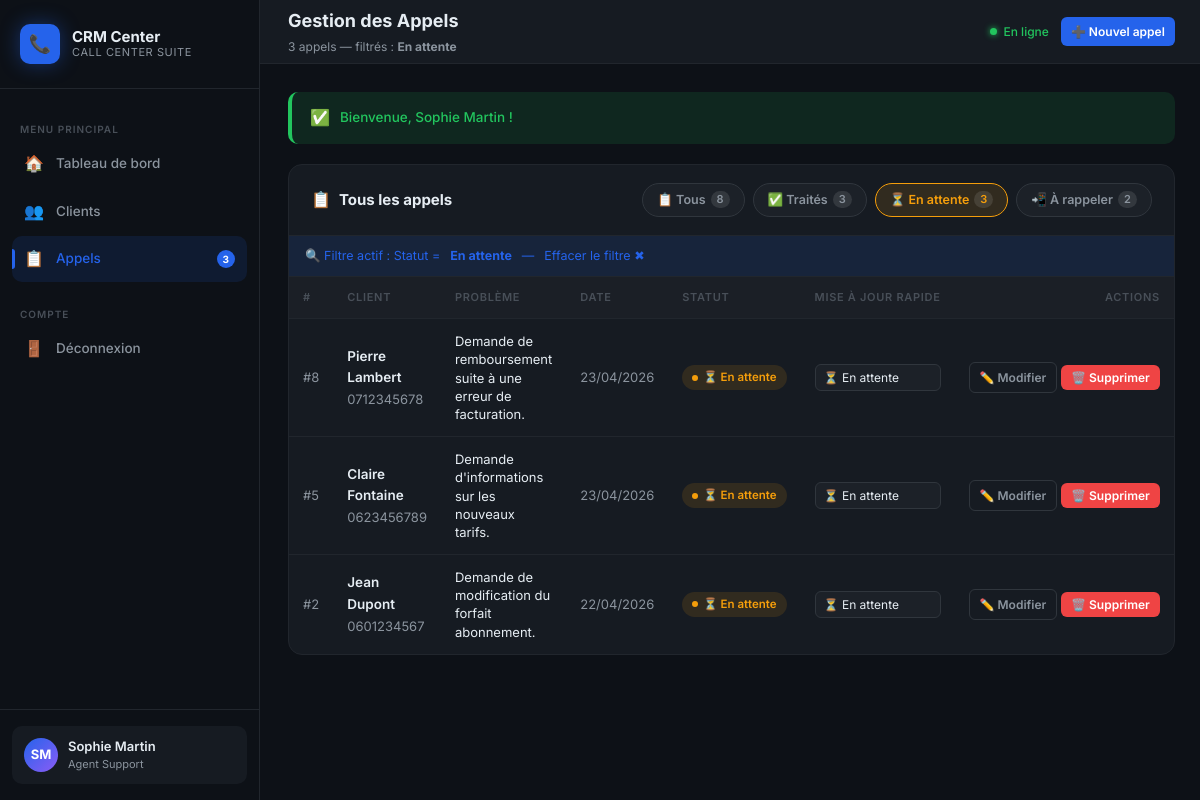
/calls.php?status=En+attente (signed in), run on the app's committed database.
### tables this page shows
CREATE TABLE calls (
    id          INT UNSIGNED    AUTO_INCREMENT PRIMARY KEY,
    client_id   INT UNSIGNED    NOT NULL,
    problem     TEXT            NOT NULL,
    call_date   DATE            NOT NULL,
    status      ENUM('Traité','En attente','À rappeler') NOT NULL DEFAULT 'En attente',
    created_at  DATETIME        NOT NULL DEFAULT CURRENT_TIMESTAMP,
    updated_at  DATETIME        NOT NULL DEFAULT CURRENT_TIMESTAMP ON UPDATE CURRENT_TIMESTAMP,
    CONSTRAINT fk_calls_client
        FOREIGN KEY (client_id) REFERENCES clients(id)
        ON DELETE CASCADE
        ON UPDATE CASCADE
);

CREATE TABLE clients (
    id         INT UNSIGNED    AUTO_INCREMENT PRIMARY KEY,
    name       VARCHAR(100)    NOT NULL,
    phone      VARCHAR(30)     NOT NULL,
    email      VARCHAR(150)    DEFAULT NULL,
    notes      TEXT            DEFAULT NULL,
    created_at DATETIME        NOT NULL DEFAULT CURRENT_TIMESTAMP,
    updated_at DATETIME        NOT NULL DEFAULT CURRENT_TIMESTAMP ON UPDATE CURRENT_TIMESTAMP
);

### config.php (called while the page is built, shortened)
<?php
function get_flash(): ?array
{
    if (!empty($_SESSION['flash'])) {
        $flash = $_SESSION['flash'];
        return $flash;
    }
    return null;
}

### calls.php (the view, shortened to what this page needs)
<?php
require_once 'config.php';
$action     = trim($_GET['action'] ?? '');
$statuses = ['Traité', 'En attente', 'À rappeler'];
$filterStatus   = trim($_GET['status']    ?? '');
$filterClientId = (int) ($_GET['client_id'] ?? 0);
$conditions = ['1=1'];
$params     = [];
if ($filterStatus !== '' && in_array($filterStatus, $statuses, true)) {
    $conditions[] = 'c.status = :fstatus';
    $params[':fstatus'] = $filterStatus;
}
$whereClause = implode(' AND ', $conditions);
$stmt = $pdo->prepare("
    SELECT c.*, cl.name AS client_name, cl.phone AS client_phone
    FROM calls c
    JOIN clients cl ON cl.id = c.client_id
    WHERE {$whereClause}
    ORDER BY c.call_date DESC, c.id DESC
");
$stmt->execute($params);
$calls = $stmt->fetchAll();
$statusCounts = [];
$scStmt = $pdo->query("SELECT status, COUNT(*) AS cnt FROM calls GROUP BY status");
foreach ($scStmt->fetchAll() as $row) {
    $statusCounts[$row['status']] = (int) $row['cnt'];
}
$totalCallsCount = array_sum($statusCounts);
$flash = get_flash();
function callStatusBadge(string $status): string {
    return match($status) {
        'Traité'     => 'badge-success',
        'En attente' => 'badge-warning',
        'À rappeler' => 'badge-danger',
        default      => 'badge-info',
    };
}
function callStatusEmoji(string $status): string {
    return match($status) {
        'Traité'     => '✅',
        'En attente' => '⏳',
        'À rappeler' => '📲',
        default      => '❓',
    };
}
?>
<!DOCTYPE html>
<html lang="fr">
<head>
    <link rel="stylesheet" href="css/style.css">
</head>
<body>
<div class="app-wrapper">
    <?php include 'includes/sidebar.php'; ?>
    <div class="main-content">
        <header class="top-header">
            <div>
                <div class="header-title">Gestion des Appels</div>
                <div class="header-meta">
                    <?= count($calls) ?> appel<?= count($calls) !== 1 ? 's' : '' ?>
                    <?php if ($filterStatus !== ''): ?>
                        — filtrés : <strong><?= htmlspecialchars($filterStatus) ?></strong>
                    <?php elseif ($filterClientId > 0): ?>
                        — filtrés par client
                    <?php else: ?>
                        au total
                    <?php endif; ?>
                </div>
            </div>
            <div class="header-actions">
                <span class="status-badge-online">En ligne</span>
                <?php if ($action !== 'add'): ?>
                    <a href="calls.php?action=add" class="btn btn-primary btn-sm" id="btn-add-call">
                        ➕ Nouvel appel
                    </a>
                <?php else: ?>
                    <a href="calls.php" class="btn btn-ghost btn-sm">✖ Annuler</a>
                <?php endif; ?>
            </div>
        </header>
        <div class="page-body">
            <?php if ($flash): ?>
                <div class="flash flash-<?= htmlspecialchars($flash['type']) ?>">
                    <span class="flash-icon"><?= $flash['type'] === 'success' ? '✅' : '❌' ?></span>
                    <?= htmlspecialchars($flash['message']) ?>
                </div>
            <?php endif; ?>
            <div class="panel">
                <div class="panel-header" style="flex-wrap:wrap;gap:12px;">
                    <div class="panel-title">
                        <span class="panel-icon">📋</span>
                        Tous les appels
                    </div>
                    <div class="filter-pills" id="filter-pills">
                        <a href="calls.php"
                           class="filter-pill <?= ($filterStatus === '' && $filterClientId === 0) ? 'active' : '' ?>"
                           id="pill-all">
                            📋 Tous
                            <span class="pill-count"><?= $totalCallsCount ?></span>
                        </a>
                        <a href="calls.php?status=Traité"
                           class="filter-pill <?= $filterStatus === 'Traité' ? 'active-success' : '' ?>"
                           id="pill-traite">
                            ✅ Traités
                            <span class="pill-count"><?= $statusCounts['Traité'] ?? 0 ?></span>
                        </a>
                        <a href="calls.php?status=En+attente"
                           class="filter-pill <?= $filterStatus === 'En attente' ? 'active-warning' : '' ?>"
                           id="pill-attente">
                            ⏳ En attente
                            <span class="pill-count"><?= $statusCounts['En attente'] ?? 0 ?></span>
                        </a>
                        <a href="calls.php?status=%C3%80+rappeler"
                           class="filter-pill <?= $filterStatus === 'À rappeler' ? 'active-danger' : '' ?>"
                           id="pill-rappeler">
                            📲 À rappeler
                            <span class="pill-count"><?= $statusCounts['À rappeler'] ?? 0 ?></span>
                        </a>
                    </div>
                </div>
                <?php if ($filterStatus !== '' || $filterClientId > 0): ?>
                    <div class="filter-info">
                        🔍 Filtre actif :
                        <?php if ($filterStatus !== ''): ?>
                            Statut = <strong><?= htmlspecialchars($filterStatus) ?></strong>
                        <?php endif; ?>
                        — <a href="calls.php" style="color:var(--accent);">Effacer le filtre ✖</a>
                    </div>
                <?php endif; ?>
                <div class="table-wrapper">
                    <?php if (empty($calls)): ?>
                        <div class="empty-state">
                            <div class="empty-icon">📋</div>
                            <h3>Aucun appel trouvé</h3>
                            <?php if ($filterStatus !== ''): ?>
                                <p>Aucun appel avec le statut « <?= htmlspecialchars($filterStatus) ?> ».</p>
                            <?php else: ?>
                                <p>Cliquez sur <strong>Nouvel appel</strong> pour enregistrer le premier appel.</p>
                            <?php endif; ?>
                        </div>
                    <?php else: ?>
                    <table id="calls-table">
                        <thead>
                            <tr>
                                <th>#</th>
                                <th>Client</th>
                                <th>Problème</th>
                                <th>Date</th>
                                <th>Statut</th>
                                <th>Mise à jour rapide</th>
                                <th style="text-align:right;">Actions</th>
                            </tr>
                        </thead>
                        <tbody>
                            <?php foreach ($calls as $call): ?>
                            <tr id="row-call-<?= $call['id'] ?>">
                                <td class="td-muted">#<?= $call['id'] ?></td>
                                <td>
                                    <div style="font-weight:600;"><?= htmlspecialchars($call['client_name']) ?></div>
                                    <div class="td-muted" style="font-size:12px;"><?= htmlspecialchars($call['client_phone']) ?></div>
                                </td>
                                <td class="problem-cell">
                                    <?= htmlspecialchars(mb_strimwidth($call['problem'], 0, 80, '…')) ?>
                                </td>
                                <td class="td-muted" style="white-space:nowrap;">
                                    <?= date('d/m/Y', strtotime($call['call_date'])) ?>
                                </td>
                                <td>
                                    <span class="badge <?= callStatusBadge($call['status']) ?>">
                                        <?= callStatusEmoji($call['status']) ?>
                                        <?= htmlspecialchars($call['status']) ?>
                                    </span>
                                </td>
                                <td>
                                    <form
                                        method="POST"
                                        action="calls.php?action=update_status&id=<?= $call['id'] ?><?= $filterStatus !== '' ? '&status=' . urlencode($filterStatus) : '' ?>"
                                        class="status-form"
                                        id="form-status-<?= $call['id'] ?>"
                                    >
                                        <select
                                            name="status"
                                            class="status-select-inline"
                                            id="select-status-<?= $call['id'] ?>"
                                            onchange="this.closest('form').submit()"
                                            title="Changer le statut"
                                        >
                                            <?php foreach ($statuses as $s): ?>
                                                <option
                                                    value="<?= htmlspecialchars($s) ?>"
                                                    <?= $call['status'] === $s ? 'selected' : '' ?>
                                                >
                                                    <?= callStatusEmoji($s) ?> <?= htmlspecialchars($s) ?>
                                                </option>
                                            <?php endforeach; ?>
                                        </select>
                                    </form>
                                </td>
                                <td class="action-col" style="text-align:right;">
                                    <a href="calls.php?action=edit&id=<?= $call['id'] ?>"
                                       class="btn btn-ghost btn-sm"
                                       id="btn-edit-call-<?= $call['id'] ?>"
                                       title="Modifier cet appel">
                                        ✏️ Modifier
                                    </a>
                                    <button
                                        class="btn btn-danger btn-sm"
                                        id="btn-delete-call-<?= $call['id'] ?>"
                                        title="Supprimer cet appel"
                                        onclick="confirmDeleteCall(
                                            <?= $call['id'] ?>,
                                            '<?= addslashes(htmlspecialchars($call['client_name'])) ?>'
                                        )">
                                        🗑️ Supprimer
                                    </button>
                                </td>
                            </tr>
                            <?php endforeach; ?>
                        </tbody>
                    </table>
                    <?php endif; ?>
                </div>
            </div>
        </div>
    </div>
</div>
</body>
</html>

### calls.php (style rules this page uses)
.filter-pills { display: flex; gap: 8px; flex-wrap: wrap; align-items: center; }
.filter-pill { display: inline-flex; align-items: center; gap: 5px; padding: 6px 14px; border-radius: 20px; font-size: 12.5px; font-weight: 600; border: 1px solid var(--border-light); background: var(--bg-input); color: var(--text-secondary); cursor: pointer; transition: var(--transition); text-decoration: none; }
.filter-pill.active-warning { background: var(--warning-light); border-color: var(--warning); color: var(--warning); }
.pill-count { background: rgba(255,255,255,.1); border-radius: 10px; padding: 0 6px; font-size: 11px; }
.status-form { display: flex; align-items: center; gap: 6px; }
.status-select-inline { background: var(--bg-input); border: 1px solid var(--border-light); border-radius: var(--radius-sm); color: var(--text-primary); font-family: inherit; font-size: 12px; padding: 4px 8px; outline: none; cursor: pointer; transition: var(--transition); }
.problem-cell { max-width: 300px; white-space: normal; font-size: 13px; line-height: 1.4; }
.action-col { white-space: nowrap; }
.filter-info { display: flex; align-items: center; gap: 10px; padding: 10px 16px; background: var(--accent-light); border-bottom: 1px solid var(--border); font-size: 12.5px; color: var(--accent); }

### data on the page
calls: id "8", client.name "Pierre Lambert", client.phone "0712345678", problem "Demande de remboursement suite à une erreur de facturation.", call_date "23/04/2026", status "⏳", status "En attente", status "⏳ En attente"
calls: id "5", client.name "Claire Fontaine", client.phone "0623456789", problem "Demande d'informations sur les nouveaux tarifs.", call_date "23/04/2026", status "⏳", status "En attente", status "⏳ En attente"
calls: id "2", client.name "Jean Dupont", client.phone "0601234567", problem "Demande de modification du forfait abonnement.", call_date "22/04/2026", status "⏳", status "En attente", status "⏳ En attente"

### other printed values
$pendingCount "3"
$initials "SM"
$agentName "Sophie Martin"
count($calls) "3"
$filterStatus "En attente"
$flash['message'] "Bienvenue, Sophie Martin !"
$totalCallsCount "8"
$statusCounts['Traité'] "3"
$statusCounts['En attente'] "3"
$statusCounts['À rappeler'] "2"
